Frame 1 (no input): blank canvas, image omitted
Frame 60 (the mouse pressed at the canvas centre just before this capture): blank canvas, image omitted
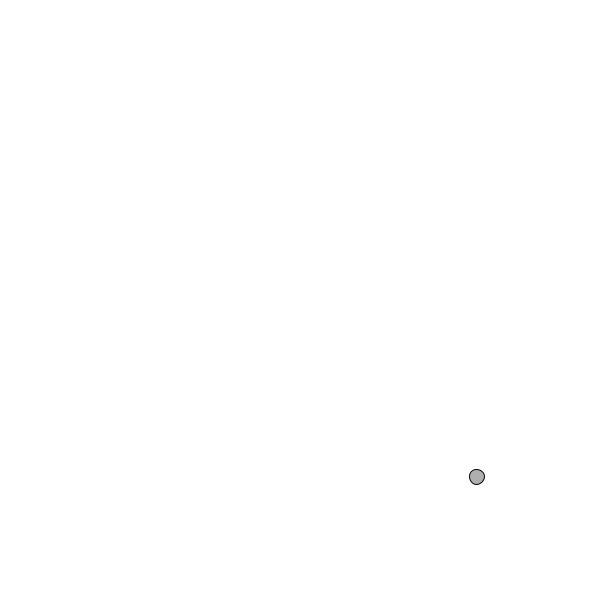
Frame 120 (the mouse held since frame 60 and released just before this capture)

The Processing sketch whose frames 1 and 60 were blank and that drew this single picture after the mouse press (run headless with seeded random() and noise(); from frame 60 on, the mouse is pressed at the canvas centre):

// Processing sketch: MidtermQuestion3
// ── MidtermQuestion3.pde
ArrayList<Object> objects;

void setup(){
  size(600, 600); 

  objects = new ArrayList<Object>(); 
}

void draw(){
  background(255); 

  for(int i=0; i<objects.size();i++){
    Object o=objects.get(i);
    o.move(); 
    o.checkBoundaries(); 
    o.display(); 
    //PVector gravity = new PVector(0, .1o.mass); 
    //PVector wind = new PVector(0.1, 0); 
    o.addForce(new PVector(0.1,.1, o.mass));
  } 
}

void mousePressed(){
  objects.add(new Object(mouseX,mouseY));
}


class Object{
  PVector pos, vel, accel; 
  float mass; 

  Object(float x, float y){
    pos = new PVector(x, y); 
    vel = new PVector(0, 0); 
    accel = new PVector(0, 0); 

    mass = random(5, 20); 
  }

  void move(){
    vel.add(accel); 
    pos.add(vel); 

    accel.mult(0); 
  }

  void display() {
    stroke(0);
    fill(175);
    ellipse(pos.x,pos.y,mass,mass);
  }

  void checkBoundaries() {
    if (pos.x > width) {
      pos.x = width;
      vel.x *= -1;
    } else if (pos.x < 0) {
      vel.x *= -1;
      pos.x = 0;
    }
 
    if (pos.y > height) {
      vel.y *= -1;
      pos.y = height;
    }
  } 

  void addForce(PVector force){
    accel=force;
  }
}
